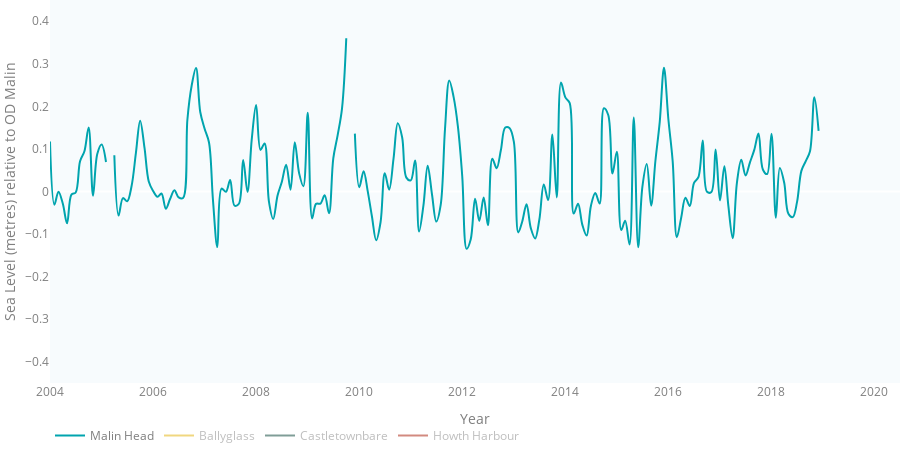

The notebook cell saved with this chart:
### Code cell
# all on one
figure_3_7 = make_subplots(specs=[[{'secondary_y': False}]])
figure_3_7.add_trace(malinHeadTrace,
            secondary_y=False,)
figure_3_7.add_trace(ballyglassTrace,
            secondary_y=False,)
figure_3_7.add_trace(castletownbareTrace,
            secondary_y=False,)
figure_3_7.add_trace(howthHarbourTrace,
            secondary_y=False,)

figure_3_7.update_layout(TIMESERIES_LAYOUT)
figure_3_7.update_layout(legend = {'orientation': 'h',
  'bgcolor': 'rgba(0,0,0,0)',
  'itemclick': 'toggle',
  'itemdoubleclick': 'toggle'})


figure_3_7.update_yaxes(title_text='Sea Level (metres) relative to OD Malin',
                         range=[-0.45, 0.45],
                         showgrid=False,
                         fixedrange=True,
                         showspikes=True,
                        )
figure_3_7.update_xaxes(title_text='Year',
                         range=['2004-01-01', '2020-06-30'],
#                          tickformat="%Y",
                         showspikes=True,  
                         spikethickness=2
                        )

figure_3_7.show()

### Figure 1 — Plotly figure (JSON) as saved in the notebook; plotly's stock layout.template omitted (floating-point values rounded to 4 significant figures; data arrays with more than 128 entries replaced by an {"elided": "..."} marker saying what was removed)
{"data": [{"connectgaps": false, "hovertemplate": "%{x}<br><b>Monthly Average: %{y:.2f} m<extra></extra></b>", "line": {"color": "#00a4ae", "shape": "spline", "width": 2}, "mode": "lines", "name": "Malin Head", "type": "scatter", "x": {"elided": "204 str values"}, "xaxis": "x", "y": {"elided": "204 float values"}, "yaxis": "y"}, {"connectgaps": false, "hovertemplate": "%{x}<br><b>Monthly Average: %{y:.2f} m<extra></extra></b>", "line": {"color": "#E1AF00", "shape": "spline", "width": 2}, "mode": "lines", "name": "Ballyglass", "type": "scatter", "visible": "legendonly", "x": {"elided": "168 str values"}, "xaxis": "x", "y": {"elided": "168 float values"}, "yaxis": "y"}, {"connectgaps": false, "hovertemplate": "%{x}<br><b>Monthly Average: %{y:.2f} m<extra></extra></b>", "line": {"color": "#003c30", "shape": "spline", "width": 2}, "mode": "lines", "name": "Castletownbare", "type": "scatter", "visible": "legendonly", "x": {"elided": "168 str values"}, "xaxis": "x", "y": {"elided": "168 float values"}, "yaxis": "y"}, {"connectgaps": false, "hovertemplate": "%{x}<br><b>Monthly Average: %{y:.2f} m<extra></extra></b>", "line": {"color": "#A51700", "shape": "spline", "width": 2}, "mode": "lines", "name": "Howth Harbour", "type": "scatter", "visible": "legendonly", "x": {"elided": "170 str values"}, "xaxis": "x", "y": {"elided": "170 float values"}, "yaxis": "y"}], "layout": {"font": {"color": "#7f7f7f"}, "height": 450, "hovermode": "closest", "legend": {"bgcolor": "rgba(0,0,0,0)", "itemclick": "toggle", "itemdoubleclick": "toggle", "orientation": "h"}, "margin": {"b": 0, "l": 0, "r": 0, "t": 0}, "paper_bgcolor": "rgba(0,0,0,0)", "plot_bgcolor": "#f7fbfd", "xaxis": {"anchor": "y", "domain": [0, 1], "range": ["2004-01-01", "2020-06-30"], "showgrid": false, "showspikes": true, "spikethickness": 2, "title": {"text": "Year"}}, "yaxis": {"anchor": "x", "domain": [0, 1], "fixedrange": true, "range": [-0.45, 0.45], "showgrid": false, "showspikes": true, "title": {"text": "Sea Level (metres) relative to OD Malin"}}}}
